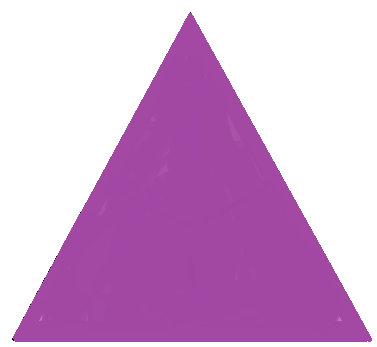
//> input picture test_picture.jpg, 377 x 347 px
$ ./poly_det   (built with g++ and OpenCV 4)
//> lines starting //> are read from the running program, lines starting //| are printed output that depends on the picture; after the words box and inside, x2 and y2 are one past the last pixel; in counts of white or black regions, pixels touching at a corner belong together
#include "opencv2/highgui/highgui.hpp"
#include "opencv2/imgproc/imgproc.hpp"
#include <iostream>

using namespace std;
using namespace cv;

int main(int argc, char **argv)
{
  Mat img = imread("test_picture.jpg");
//> img is the input picture: 347 rows x 377 cols, CV_8UC3; mean B, G, R 212.7, 170.7, 212.3
  Mat gray;
  Mat out_bin;
  Mat contour_out = Mat::zeros(img.size(),CV_8UC3);
  Scalar color(0,0,255);
  vector<Vec4i> hierarchy;
  vector<vector<Point> > contours;
  vector<vector<Point> > rects_ploy(contours.size());

  cvtColor(img, gray, COLOR_BGR2GRAY);
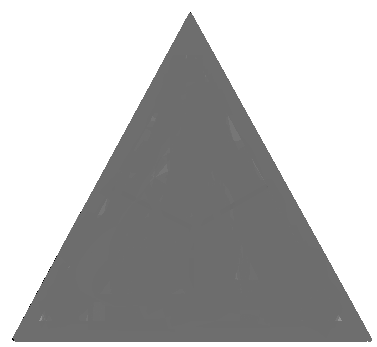
//> gray: 347 rows x 377 cols, CV_8UC1; min 0, max 255, mean 187.9
  threshold(gray, out_bin, 150, 255, THRESH_BINARY_INV);
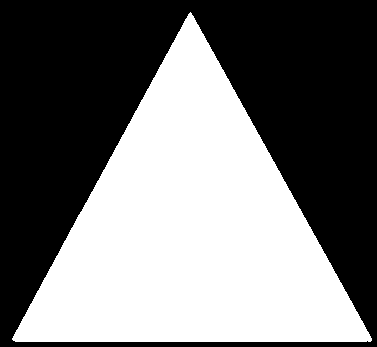
//> out_bin: 347 rows x 377 cols, CV_8UC1; 46.1% white; 1 white region
  /* Canny(out_bin,out_bin,3,9,3); */
  findContours(out_bin, contours, hierarchy, CV_RETR_CCOMP,
               CV_CHAIN_APPROX_SIMPLE );
//> contours = 1 contour; box (x1, y1, x2, y2) and area: (12, 12, 372, 342) 59783
  double epsilon = 0.01 * arcLength(contours[0],true);
//> epsilon = 11.65
//> (the run ends here: the program stops with an error, at `approxPolyDP(contours[0], rects_ploy,15,true);`)

$ run again, with test2.png saved as test_picture.jpg
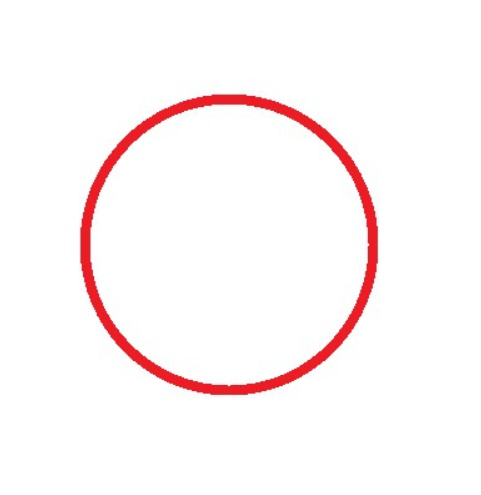
//> input picture test2.png, 481 x 495 px
//> img is the input picture: 495 rows x 481 cols, CV_8UC3; mean B, G, R 246.5, 246.2, 253.6
//> `cvtColor(img, gray, COLOR_BGR2GRAY);`:
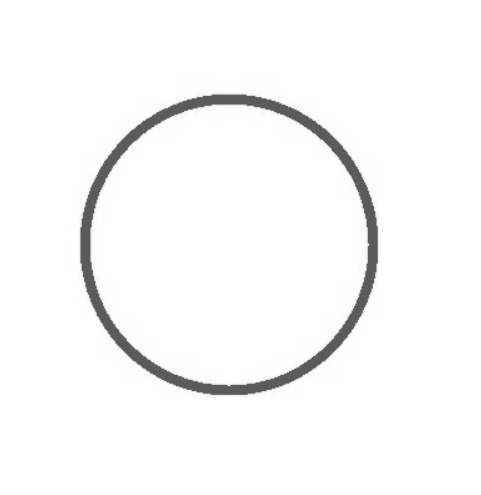
//> gray: 495 rows x 481 cols, CV_8UC1; min 81, max 255, mean 248.4
//> `threshold(gray, out_bin, 150, 255, THRESH_BINARY_INV);`:
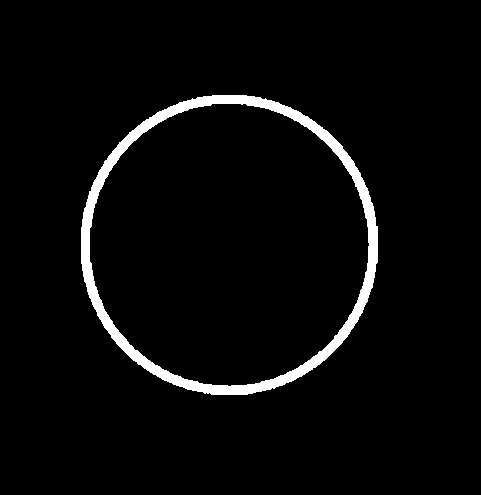
//> out_bin: 495 rows x 481 cols, CV_8UC1; 3.7% white; 1 white region
//> contours = 2 contours; box (x1, y1, x2, y2) and area: (81, 95, 378, 395) 70002, (89, 103, 370, 387) 62029
//> epsilon = 9.97

$ run again, with test_pic.png saved as test_picture.jpg
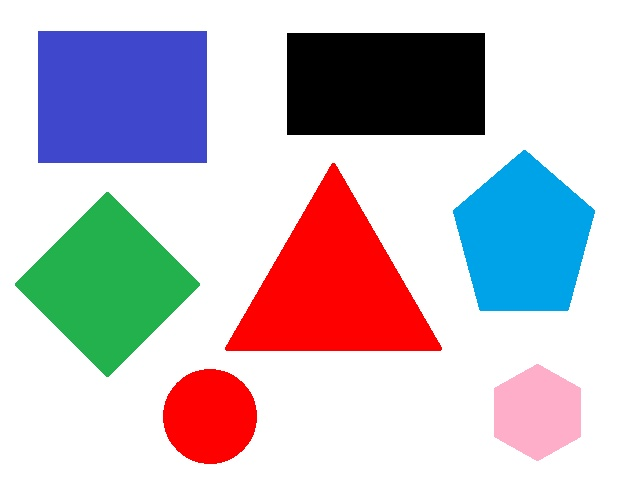
//> input picture test_pic.png, 638 x 482 px
//> img is the input picture: 482 rows x 638 cols, CV_8UC3; mean B, G, R 198.7, 190.7, 198.1
//> `cvtColor(img, gray, COLOR_BGR2GRAY);`:
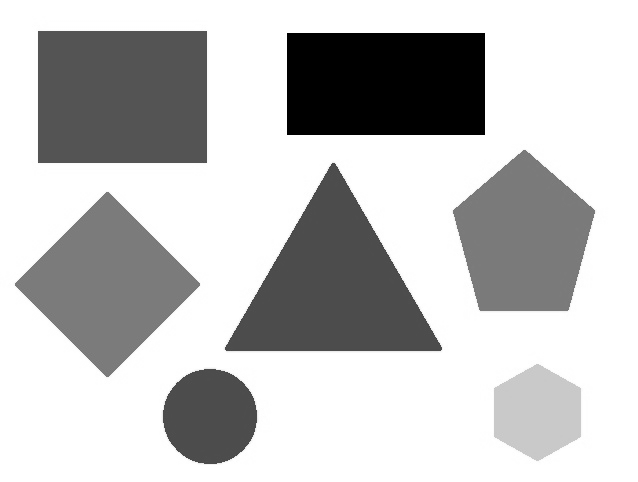
//> gray: 482 rows x 638 cols, CV_8UC1; min 0, max 255, mean 193.8
//> `threshold(gray, out_bin, 150, 255, THRESH_BINARY_INV);`:
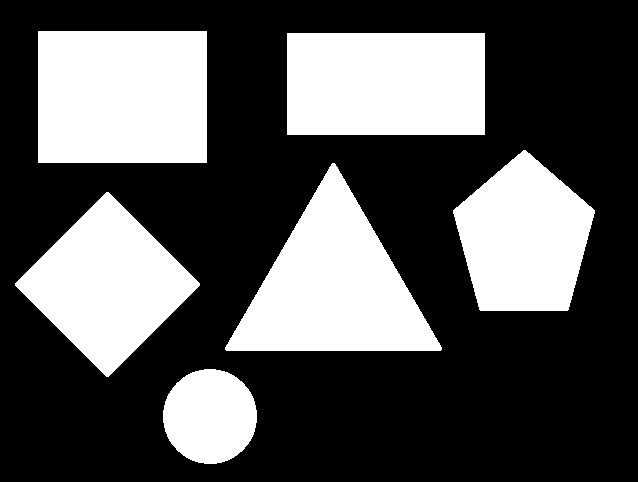
//> out_bin: 482 rows x 638 cols, CV_8UC1; 33.8% white; 6 white regions
//> contours = 6 contours; box (x1, y1, x2, y2) and area: (38, 31, 207, 163) 22008, (225, 163, 442, 351) 20707, (287, 33, 485, 135) 19897, (15, 192, 200, 377) 17294, (453, 150, 595, 311) 15783, (163, 369, 257, 464) 6872
//> epsilon = 3.11
